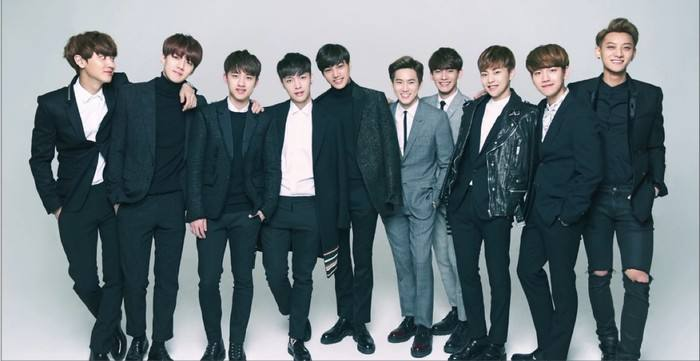
#> input picture Mtcnn_1/2.jpg, 700 x 361 px, found by its file name
$ python filter.py
#> lines starting #> are read from the running program, lines starting #| are printed output that depends on the picture
# 滤波
import cv2 as cv
import numpy as np

img = cv.imread("2.jpg")
#> img is the input picture: shape (361, 700, 3); mean B, G, R 125.7, 120.3, 108.1

# 普通低通滤波
# kernel = np.array([[1, 1, 0], [1, 0, -1], [0, -1, -1]], np.float32)
# dst = cv.filter2D(img, -1, kernel)

# 以下低通滤波
# 均值滤波
# dst1 = cv.blur(img, (3, 3))
# 中值滤波
# dst = cv.medianBlur(img, 3)
# 高斯滤波
# dst = cv.GaussianBlur(img, (3, 3), 3)
# 双边滤波
# dst = cv.bilateralFilter(img, 9, 75, 75)


#
# 拉普拉斯算子  高通滤波
# dst = cv.Laplacian(img, -1)

# USM锐化 原图像素乘以两倍减去高斯模糊后的图 使得高频信号更为突出
# dst = cv.GaussianBlur(img, (3, 3), 2)
# dst = cv.addWeighted(img, 2, dst, -1, 0)

# 梯度算子
# 对x方向上求梯度
# dst = cv.Sobel(img, -1, 1, 0)
# 对y方向上求梯度
# dst = cv.Sobel(img,-1,0,1)
# 对x,y方向上求梯度
# dst = cv.Sobel(img, -1, 1, 1)
# Sobel改进版本
dst = cv.Scharr(img, -1, 1, 0)
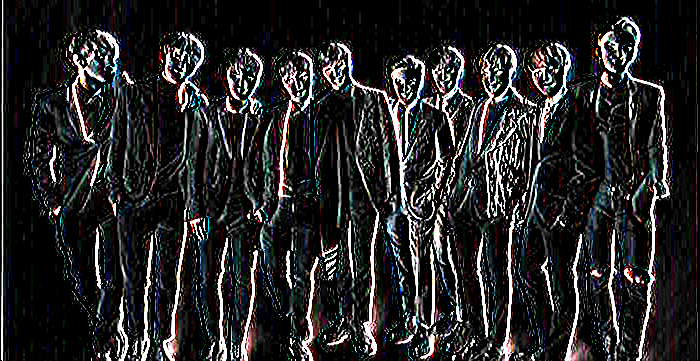
#> dst: shape (361, 700, 3); mean B, G, R 38.7, 38, 38.2

cv.imshow("dst", dst)
cv.imshow("img", img)
cv.waitKey(0)

$ run again, with Mtcnn_1/0.jpg copied over Mtcnn_1/2.jpg
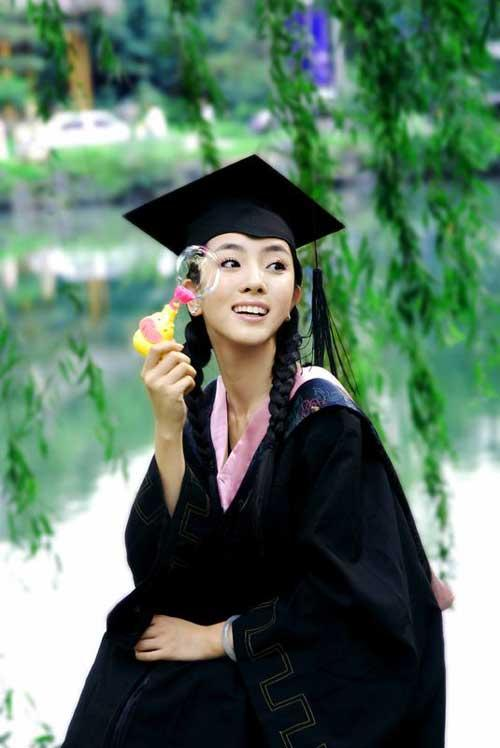
#> input picture Mtcnn_1/0.jpg, 500 x 748 px, found by its file name
#> img is the input picture: shape (748, 500, 3); mean B, G, R 99.5, 116.3, 91.6
#> `dst = cv.Scharr(img, -1, 1, 0)`:
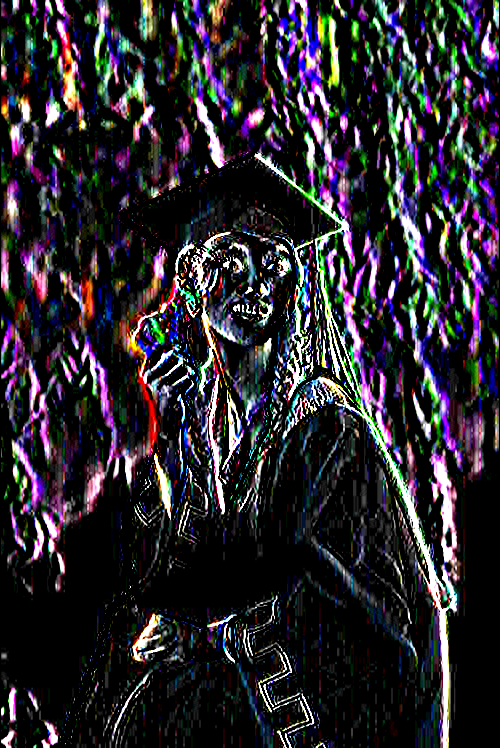
#> dst: shape (748, 500, 3); mean B, G, R 45.8, 39.9, 43.1

$ run again, with Mtcnn_1/1.jpg copied over Mtcnn_1/2.jpg
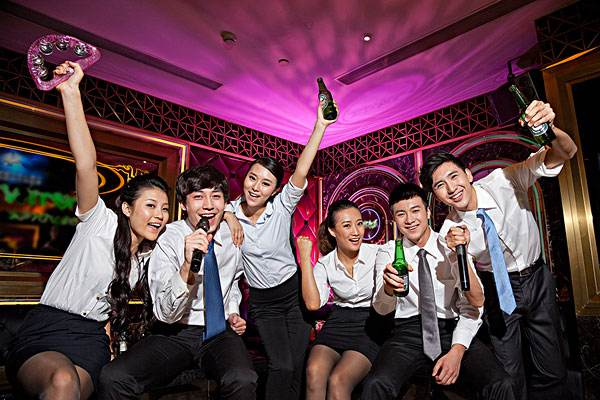
#> input picture Mtcnn_1/1.jpg, 600 x 400 px, found by its file name
#> img is the input picture: shape (400, 600, 3); mean B, G, R 74.7, 62.9, 96.9
#> `dst = cv.Scharr(img, -1, 1, 0)`:
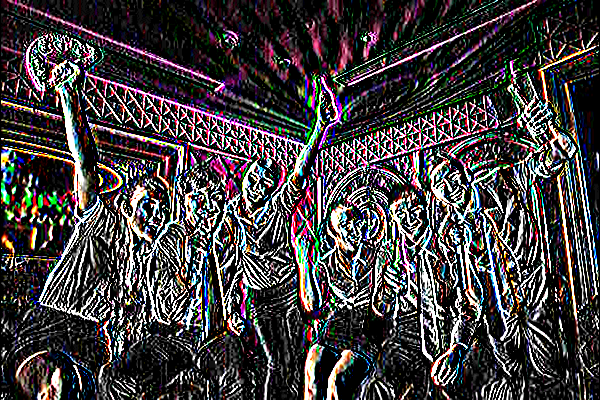
#> dst: shape (400, 600, 3); mean B, G, R 63.7, 62.2, 66.8
